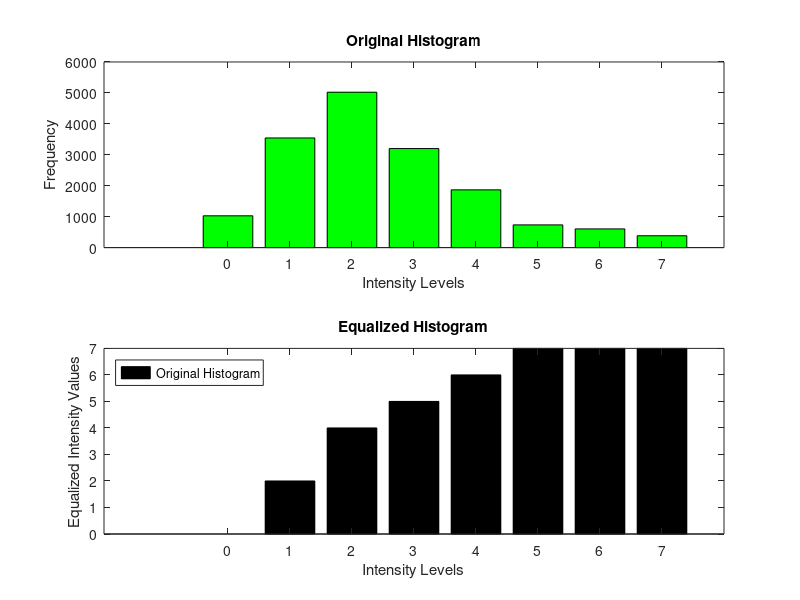
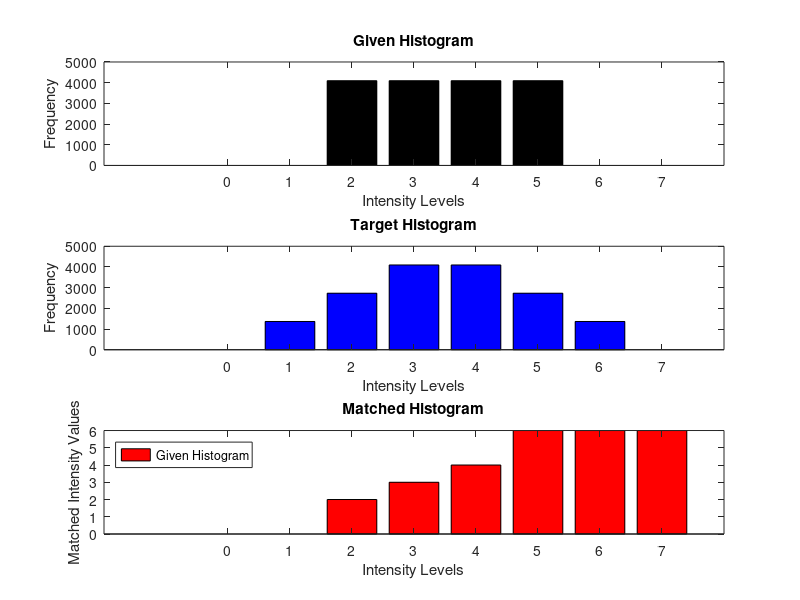

The MATLAB script that drew these images, in order: (Note: this script raises an error after producing the figures.)

% Specify the target directory
targetDirectory = 'C:\Users\OMBATI\Desktop\matlab\project - 3';

% Change the current working directory
cd(targetDirectory);

% Display the current working directory to verify the change
currentDirectory = pwd;
disp(['Current working directory: ' currentDirectory]);


% Question 1 (15 Marks)
% Original histogram data
r_k = 0:7;
n_k = [1028, 3544, 5023, 3201, 1867, 734, 604, 383];

% Compute cumulative distribution function (CDF)
cdf = cumsum(n_k) / sum(n_k);

% Compute equalized intensity values
value = round((2^3 - 1) * cdf);

% Apply the point operation to equalize the image
equalized_image = zeros(size(r_k));
for i = 1:length(r_k)
    equalized_image(i) = value(r_k(i) + 1);
end

% Plot the original histogram
figure;
subplot(2, 1, 1);
bar(r_k, n_k, 'g'); 
title('Original Histogram');
xlabel('Intensity Levels');
ylabel('Frequency');

% Plot the equalized histogram
subplot(2, 1, 2);
bar(r_k, equalized_image, 'k'); 
title('Equalized Histogram');
xlabel('Intensity Levels');
ylabel('Equalized Intensity Values');

% Display the original and equalized histograms
legend('Original Histogram', 'Equalized Histogram', 'Location', 'Northwest'); % Move the legend to the top left
% Question 2 (15 Marks)
% Given histogram
rk_given = 0:7;
nk_given = [0, 0, 4096, 4096, 4096, 4096, 0, 0];

% Target histogram
rk_target = 0:7;
nk_target = [0, 1365, 2731, 4096, 4096, 2731, 1365, 0];

% Compute cumulative distribution functions (CDFs) for given and target histograms
cdf_given = cumsum(nk_given) / sum(nk_given);
cdf_target = cumsum(nk_target) / sum(nk_target);

% Find the mapping function (point operation)
s = zeros(size(rk_given));
for i = 1:length(rk_given)
    [~, index] = min(abs(cdf_given(i) - cdf_target));
    s(i) = rk_target(index);
end

% Apply the point operation to match histograms
matched_image = zeros(size(rk_given));
for i = 1:length(rk_given)
    matched_image(i) = s(rk_given(i) + 1);
end

% Plot the given, target, and matched histograms
figure;

subplot(3, 1, 1);
bar(rk_given, nk_given, 'FaceColor', 'black'); % Set color to black
title('Given Histogram');
xlabel('Intensity Levels');
ylabel('Frequency');

subplot(3, 1, 2);
bar(rk_target, nk_target, 'FaceColor', 'blue'); % Set color to blue
title('Target Histogram');
xlabel('Intensity Levels');
ylabel('Frequency');

subplot(3, 1, 3);
bar(rk_given, matched_image, 'FaceColor', 'red'); % Set color to red
title('Matched Histogram');
xlabel('Intensity Levels');
ylabel('Matched Intensity Values');

% Display the histograms with legend in the top-left corner
legend('Given Histogram', 'Target Histogram', 'Matched Histogram', 'Location', 'NorthWest');


% Question 4 (20 Marks)
% Load the original image
lena_gray_original_image = imread('lena_gray_512.tif');

% Display the original image
figure;
subplot(2, 4, 1);
imshow(lena_gray_original_image);
title('lena_gray_Original Image');

% Densities of salt & pepper noise
densities = [0.05, 0.1, 0.2];

% Filter sizes
filter_sizes = [3, 5];

% Process the images with salt & pepper noise and apply filters
for density_index = 1:length(densities)
    for filter_size_index = 1:length(filter_sizes)
        % Add salt & pepper noise
        noisy_image = imnoise(lena_gray_original_image, 'salt & pepper', densities(density_index));

        % Apply median filter
        median_filtered_image = medfilt2(noisy_image, [filter_sizes(filter_size_index), filter_sizes(filter_size_index)]);

        % Apply smoothing average filter
        smoothing_average_filtered_image = imfilter(noisy_image, ones(filter_sizes(filter_size_index))/(filter_sizes(filter_size_index)^2));

        % Display the noisy image
        subplot(2, 4, density_index + 1);
        imshow(noisy_image);
        title(['Noisy Image (Density: ' num2str(densities(density_index)) ')']);

        % Display the median filtered image
        subplot(2, 4, density_index + 4 + filter_size_index);
        imshow(median_filtered_image);
        title(['Median Filter (' num2str(filter_sizes(filter_size_index)) 'x' num2str(filter_sizes(filter_size_index)) ')']);

        % Display the smoothing average filtered image
        subplot(2, 4, density_index + 8 + filter_size_index);
        imshow(smoothing_average_filtered_image);
        title(['Smoothing Avg Filter (' num2str(filter_sizes(filter_size_index)) 'x' num2str(filter_sizes(filter_size_index)) ')']);
    end
end

% Adjust the figure layout
sgtitle('Image Processing with Salt & Pepper Noise and Filters');


% Question 3 (50 Marks)

% Specify the target directory
targetDirectory = 'C:\Users\OMBATI\Desktop\matlab\project - 3';

% Change the current working directory
cd(targetDirectory);

% Display the current working directory to verify the change
currentDirectory = pwd;
disp(['Current working directory: ' currentDirectory]);

% Process "livingroom.tif" with both equalize and histeq functions
livingroom_original = imread('livingroom.tif');

% Check if the image is grayscale or RGB
if size(livingroom_original, 3) == 3
    % Convert RGB image to grayscale
    livingroom_gray = rgb2gray(livingroom_original);
else
    % Image is already grayscale
    livingroom_gray = livingroom_original;
end

% Using custom equalize function
livingroom_equalized_custom = equalize(livingroom_gray);

% Using histeq function
livingroom_equalized_histeq = histeq(livingroom_gray);

% Display the images before and after equalization
figure;
subplot(3, 2, 1); imshow(livingroom_gray); title('Living Room Original');
subplot(3, 2, 2); imshow(livingroom_equalized_custom); title('Equalized (Custom)');
subplot(3, 2, 3); imhist(livingroom_gray); title('Original Histogram');
subplot(3, 2, 4); imhist(livingroom_equalized_custom); title('Equalized Histogram (Custom)');
subplot(3, 2, 5); imshow(livingroom_equalized_histeq); title('Equalized (histeq)');
subplot(3, 2, 6); imhist(livingroom_equalized_histeq); title('Equalized Histogram (histeq)');

% Process "woman_darkhair.tif" with both equalize and histeq functions
woman_original = imread('woman_darkhair.tif');

% Check if the image is grayscale or RGB
if size(woman_original, 3) == 3
    % Convert RGB image to grayscale
    woman_gray = rgb2gray(woman_original);
else
    % Image is already grayscale
    woman_gray = woman_original;
end

% Using custom equalize function
woman_equalized_custom = equalize(woman_gray);

% Using histeq function
woman_equalized_histeq = histeq(woman_gray);

% Display the images before and after equalization
figure;
subplot(3, 2, 1); imshow(woman_gray); title('Woman Original');
subplot(3, 2, 2); imshow(woman_equalized_custom); title('Equalized (Custom)');
subplot(3, 2, 3); imhist(woman_gray); title('Original Histogram');
subplot(3, 2, 4); imhist(woman_equalized_custom); title('Equalized Histogram (Custom)');
subplot(3, 2, 5); imshow(woman_equalized_histeq); title('Equalized (histeq)');
subplot(3, 2, 6); imhist(woman_equalized_histeq); title('Equalized Histogram (histeq)');

function im2 = equalize(im)
    % Check if the input image is uint8
    if ~isa(im, 'uint8')
        error('Input image must be uint8.');
    end
    
    % Get the histogram of the input image
    hist_im = imhist(im);

    % Compute the cumulative distribution function (CDF) of the histogram
    cdf = cumsum(hist_im) / sum(hist_im);

    % Perform histogram equalization
    T = uint8((2^8 - 1) * cdf);
    im2 = T(im + 1); % Apply the transformation

    % Note: The '+1' is used to map intensity values from the range [0, 255] to [1, 256]
end







